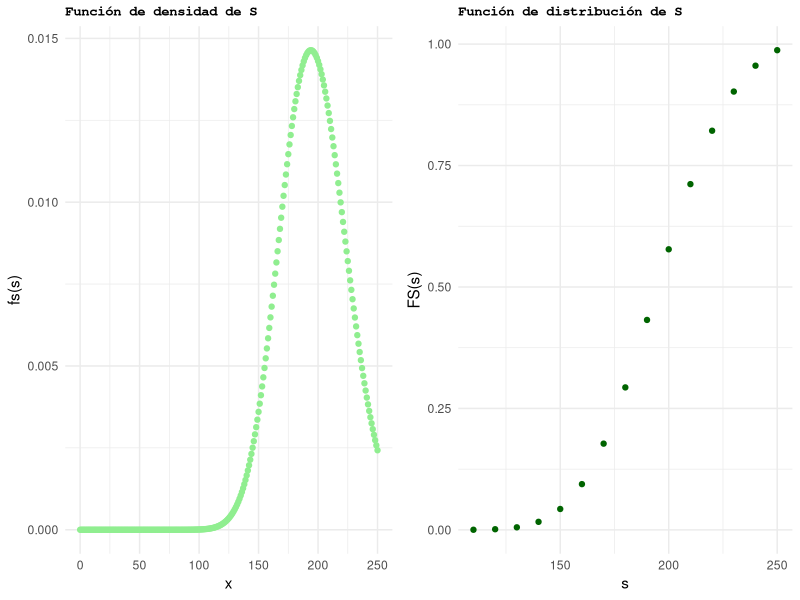
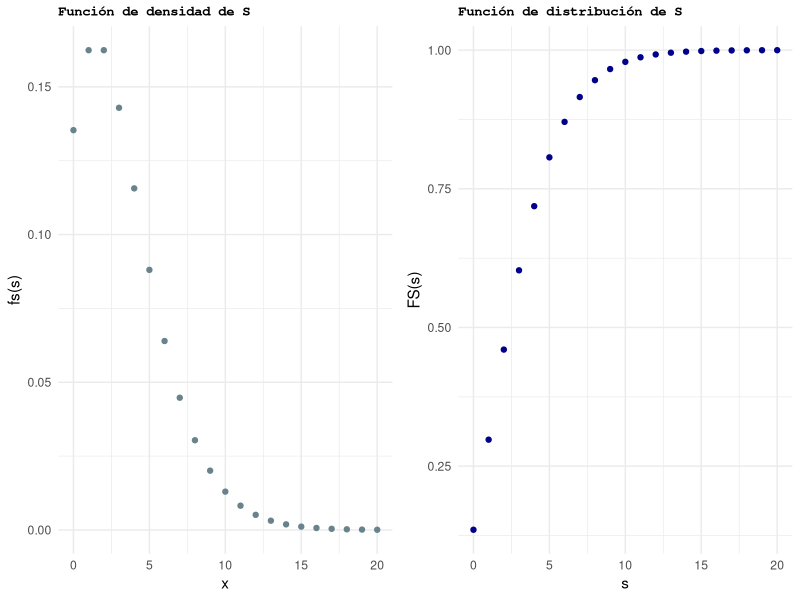
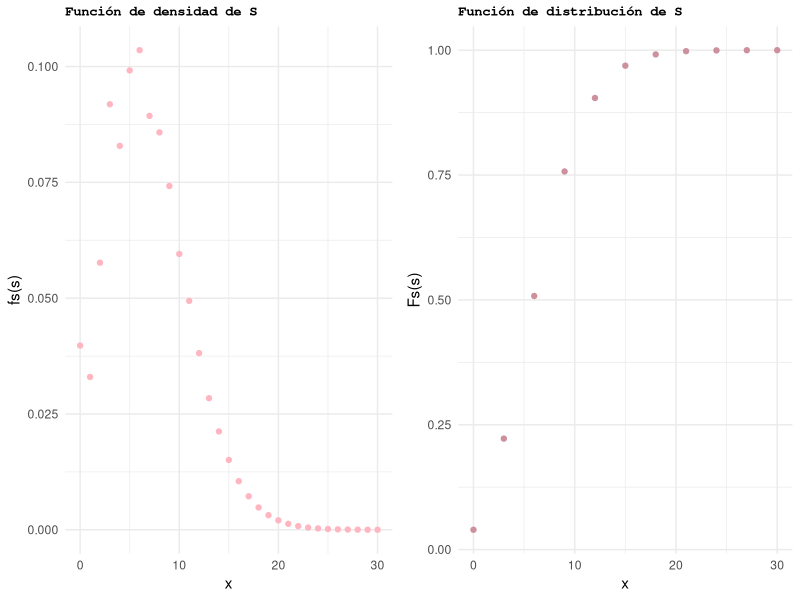

Source code (R) for these figures, in order: (Note: this script raises an error after producing the figures.)
## ---- chunk 1
knitr::opts_chunk$set(echo = FALSE,message = FALSE,warning = FALSE)
library(ggplot2)
library(knitr)
library(gridExtra)
## ---- chunk 2
#Fórmula recursiva de Panjer para X con soporte finito
panjer <- function(s,a,b,g0,fx){
  g <- rep(NA,s+1)
  g[1] <- g0
  i=1
  while(i<=s) {
    g[i+1] <- 0
    for (j in 1:min(i,length(fx)-1)) {
      g[i+1] <- g[i+1] + (1/(1-a*fx[1]))*(a+b*j/i)* fx[j+1]*g[i+1-j]
    }
  i=i+1
  }
  return(g)
}
## ---- chunk 3
kable(data.frame(x=0:5,fx=c(0.2212, 0.3064,0.1859,0.1127,0.0684,0.0415),x2=c(6:10,"."),fx2=c(0.0252,0.0153,0.0093,0.0056,0.0087,".")),align = 'c',col.names = c("x","fx","x","fx"))

## ---- chunk 4
a <- 0
b <- 100
g0 <- exp(-77.88)
fx <- c(0.2212, 0.3064,0.1859,0.1127,0.0684,0.0415, 0.0252,0.0153,0.0093,0.0056,0.0087)
s <- 250

gs <- panjer(s,a,b,g0,fx)
gs[1:10]
## ---- chunk 5
#Gráfica de la función de densidad
d1 <- ggplot(data.frame(x=0:250,fs_x=gs),aes(x=x,y=fs_x)) + geom_point(color="lightgreen") +
  ylab("fs(s)") + ggtitle("Función de densidad de S") +
  theme_minimal() + theme(plot.title = element_text(size=10, face="bold", family = "mono"))

x <- seq(111,251,by=10)
distr_S <- data.frame(s=seq(110,250,by=10),FS_s=sapply(x, function(a){sum(gs[1:a])}))
#Gráfica de la función de distribución
d2 <- ggplot(distr_S,aes(x=s,y=FS_s))+
  geom_point(color="darkgreen") + ylab("FS(s)") + ggtitle("Función de distribución de S") +
  theme_minimal() + theme(plot.title = element_text(size=10, face="bold",family = "mono"))

grid.arrange(d1,d2,ncol=2)
## ---- chunk 6
panjer_f <- function(s,a,b,g0,fX){
  g <- rep(NA,s+1)
  g[1] <- g0
  i=1
  while(i<=s) {
    g[i+1] <- 0
    for (j in 1:i) {
      g[i+1] <- g[i+1] + (1/(1-a*fX(0)))*(a+b*j/i)* fX(j)*g[i+1-j]
    }
    i=i+1
  }
  return(g)
}
## ---- chunk 7
b2 <- 2
(g02 <- dpois(0,2))
f <- function(x){
  if(x>0){
    return(0.6*(0.4^(x-1))) 
  }else{
    return(0)
  }
}
s <- 20

gs2 <- panjer_f(s,a,b2,g02,f)
gs2[1:10]
## ---- chunk 8
#Gráfica de la función de densidad
d3 <- ggplot(data.frame(x=0:20,fs_x=gs2),aes(x=x,y=fs_x)) + geom_point(color="lightblue4") +
  ylab("fs(s)") + ggtitle("Función de densidad de S") +
  theme_minimal() + theme_minimal() + theme(plot.title = element_text(size=10, face="bold",family = "mono"))
#Gráfica de la función de distribución
x2 <- seq(1,21)
distr_S2 <- data.frame(s=seq(0,20),FS_s=sapply(x2, function(a){sum(gs2[1:a])}))

d4 <- ggplot(distr_S2,aes(x=s,y=FS_s))+
  geom_point(color="darkblue") + ylab("FS(s)") + ggtitle("Función de distribución de S") +
  theme_minimal() + theme_minimal() + theme(plot.title = element_text(size=10, face="bold",family = "mono"))

grid.arrange(d3,d4,ncol=2)
## ---- chunk 9
#Función auxiliar
h <- function(i,k,n){
  I <- nrow(n)
  if(i>=1 && i<=I){
    return(i*(-1)^(k-1)*sum(n[i,]*(q/(1-q))^k))
  }else{
    return(0)
  }
}
#Fórmula de De Pril
de_pril <- function(s,n,q){
  I <- nrow(n)
  J <- length(q)
  fs <- rep(NA,s+1)
  fs[1] <- 1
  for (i in 1:I) {
    fs[1] <- fs[1]*prod((1-q)^n[i,])
  }
  r=1
  while(r<=s){
    fs[r+1] <- 0
    for (i in 1:min(r,I)) {
      for (k in 1:floor(r/i)) {
        fs[r+1] <- fs[r+1] + fs[r+1-i*k]*h(i,k,n)
      }
    }
    fs[r+1] <- fs[r+1]/r
    r=r+1
  }
  return(fs)
}
## ---- chunk 10
n <- matrix(c(30,40,50,60,40,50,70,80,70,60,80,90), nrow = 3,byrow = TRUE)
colnames(n) <- c("j=1","j=2","j=3","j=4"); rownames(n) <- c("SA=1","SA=2","SA=3")
q <- c(0.0015,0.0024,0.0031,0.0088)

kable(n,align = 'c',digits = 0)
q
## ---- chunk 11
s<-30
fs1 <- de_pril(s,n,q)
#Función de densidad en s=1,...,10
fs1[1:10]
## ---- chunk 12
#Gráfica de la función de densidad
d5 <- ggplot(data.frame(x=0:30,fs_x=fs1),aes(x=x,y=fs_x)) + geom_point(color="lightpink") +
  ylab("fs(s)") + ggtitle("Función de densidad de S") +
  theme_minimal() + theme_minimal() + theme(plot.title = element_text(size=10, face="bold",family = "mono"))
#Gráfica de la función de distribución
x<-seq(0,30,by=3)+1
fs_x<-sapply(x, function(a){sum(fs1[1:a])})
d6 <- ggplot(data.frame(x=seq(0,30, by=3),fs_x=fs_x),aes(x=x,y=fs_x)) + geom_point(color="pink3") +
  ylab("Fs(s)") + ggtitle("Función de distribución de S") +
  theme_minimal() + theme(plot.title = element_text(size=10, face="bold", family = "mono"))
grid.arrange(d5,d6,ncol=2)
## ---- chunk 13
sa <- c(1,2,4,6,8,10,11,12,14,15)
pol <- c(rep(400,8),600,600)
q<-c(6.065,5.410,4.821,4.290,3.813,3.386,3.003,2.660,2.064,1.467)*10^(-3)
n <- matrix(NA,nrow = 15,ncol = 10)
for (i in 1:10) {
  n[sa[i],i] <- pol[i]
}
n[is.na(n)] <- 0
include_graphics("tabEj4.PNG")

## ---- chunk 14
#La matriz n contiene ceros en los renglones correspondientes 
# a las sumas aseguradas no definidas.
n
s<-250

f <- de_pril(s,n,q)
#Función de densidad en s=1,...,10
f[1:10]
#Cálculo de la función de distribución.
x <- seq(26,251,by=25)
Fx <- sapply(x, function(a){sum(f[1:a])})

## ---- chunk 15
#Gráfica de la función de densidad
d7 <- ggplot(data.frame(x=0:s,fs_x=f),aes(x=x,y=fs_x)) + geom_point(color="violet") +
  ylab("fs(s)") + ggtitle("Función de densidad de S") +
  theme_minimal() + theme_minimal() + theme(plot.title = element_text(size=10, face="bold",family = "mono"))
#Gráfica de la función de distribución
d8 <- ggplot(data.frame(x=seq(25,250, by=25),Fx=Fx),aes(x=x,y=Fx)) + geom_point(color="purple") +
  ylab("Fs(s)") + ggtitle("Función de distribución de S") +
  theme_minimal() + theme(plot.title = element_text(size=10, face="bold", family = "mono"))
grid.arrange(d7,d8,ncol=2)
## ---- chunk 16
#Función auxiliar
b <- function(x,K,I,J){
  if(x==0){
    bx <- 0
    for (k in 1:K) {
      for (i in 1:I) {
        bx <- bx + ((-1)^k/k)*sum(n[i,]*(q/(1-q))^k)
      }
    }
  }else{
    k <- seq(floor(x/I) + 1,min(x,K))
    k <- subset(k,x%%k==0)
    bx <- 0
    for(i in k){
      bx <- bx + (((-1)^(i+1))/i)*sum(n[x/i,]*(q/(1-q))^i)
    } 
  }
 return(bx) 
}
# Fórmula de Kornya
kornya <- function(s,K,n,q){
  I <- nrow(n)
  J <- ncol(n)
  d <- rep(NA,s+1)
  d[1] <- exp(b(0,K,I,J))
  m=1
  while (m<=s) {
    d[m+1] <- 0
    for (j in 1:min(m,I*K)) {
      d[m+1] <- d[m+1] + j*b(j,K,I,J)*d[m+1-j]
    }
    d[m+1] <- d[m+1]/m
    m=m+1
  }
  return(d)
}

## ---- chunk 17
s<-250
#Con K=2
kor <- kornya(s,2,n,q)
x <- seq(26,251,by=25)
Fx_K2 <- sapply(x, function(a){sum(kor[1:a])})
#Aproximación de la función de densidad en s=1,...,10
kor[1:10]
## ---- chunk 18
#Gráfica de la función de densidad
d9 <- ggplot(data.frame(x=0:s,fs_K=kor),aes(x=x,y=fs_K)) + geom_point(color="orange") +
  ylab("fs(s)") + ggtitle("Aprox. función de densidad de S") +
  theme_minimal() + theme_minimal() + theme(plot.title = element_text(size=10, face="bold",family = "mono"))
#Gráfica de la función de distribución
d10 <- ggplot(data.frame(x=seq(25,250, by=25),Fs_K2=Fx_K2),aes(x=x,y=Fs_K2)) + geom_point(color="orange3") +
  ylab("Fs(s)") + ggtitle("Aprox. función de distribución") +
  theme_minimal() + theme(plot.title = element_text(size=10, face="bold", family = "mono"))
grid.arrange(d9,d10,ncol=2)
